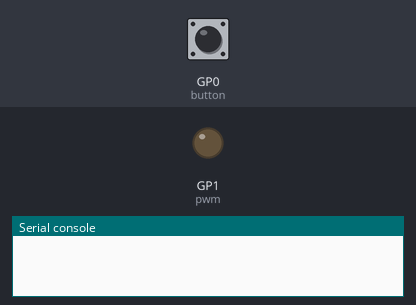
Bench run of a program on a simulated Raspberry Pi Pico running CircuitPython. On the bench: output pins drawn as LEDs (lit = HIGH), the last lines printed to the serial console. The test bench sets the inputs (shaded band); at power-on: GP0 (button) HIGH.

Above: at 1.2 s.
1.3 s: GP0 (button) pulled LOW for 0.15 s
At 1.8 s:
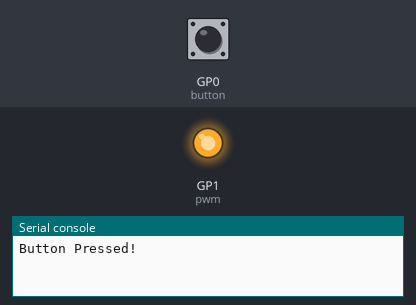
At 8.86 s:
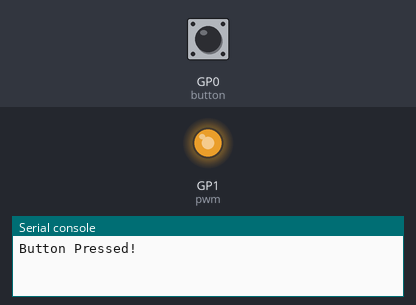
Timing chart, 0 to 12.4 s (numbered marks = the images above; inputs shaded):
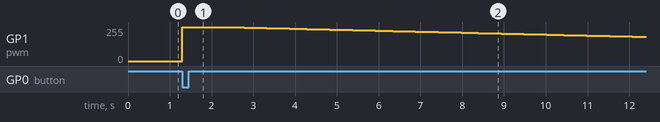

The program:

code_copy.py
```python
import pwmio
import board
import time
import digitalio

pwm = pwmio.PWMOut(board.GP1)  # output on LED pin with default of 500Hz
button_pin = board.GP0  # Replace with the GPIO pin connected to your button

button = digitalio.DigitalInOut(button_pin)
button.direction = digitalio.Direction.INPUT
button.pull = digitalio.Pull.UP  # Use pull-up resistor; change if using pull-down

while True:
    if not button.value:  # Button is pressed (LOW)
        print("Button Pressed!")
        pwm.duty_cycle = 65535
        time.sleep(1)
        for cycle in range(65534, 0, -1):  # Cycles through the PWM range backwards from 65534 to 0
            pwm.duty_cycle = cycle  # Cycles the LED pin duty cycle through the range of values
            time.sleep(0.0005)
```

Measured:
- after the input at 1.3 s, GP1 (pwm): 0/255 → 255/255 at once, → 254/255 1.1 s later, → 253/255 0.14 s later, → 252/255 0.14 s later, … (75 changes in this stretch)
